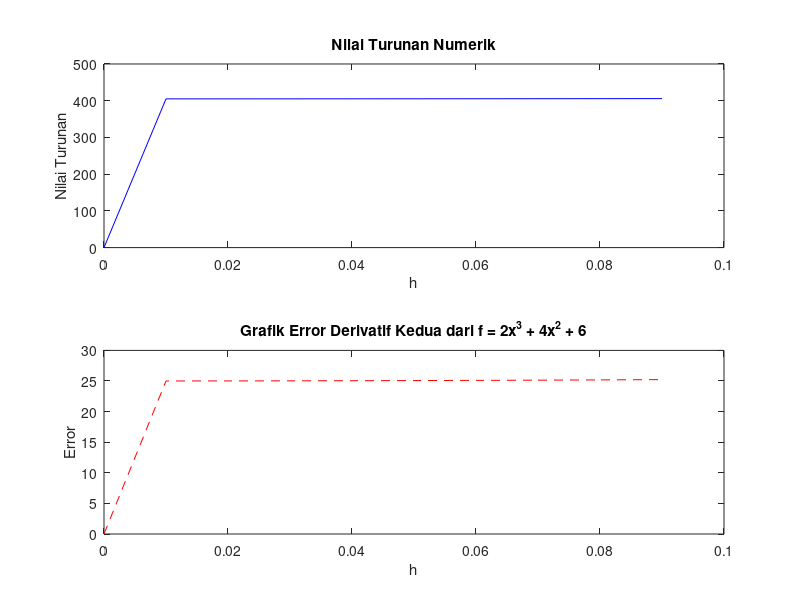

Recreate this plot in MATLAB.
clc; clear;
function f = fx(x)
    f = x^5;
end

h(1) = 0;
x0 = 3;
eksak = 324;
for i = 2:10
    h(i) = h(i-1) + 0.01;
    diff = (fx(x0 + h(i)) - fx(x0 - h(i))) / (2 * h(i));
    error(i) = abs(diff - eksak) * 100 / abs(eksak);
    hasil_turunan(i) = diff;
    display(['nilai turunan dengan h = ', num2str(h(i)), ' adalah ', num2str(hasil_turunan(i))])
    %display(['nilai error dengan h = ', num2str(h(i)), ' adalah ', num2str(error(i))])
end

subplot(2,1,1); %plot nilai turunan dari iterasi nilai h
plot(h, hasil_turunan, 'b-');
title('Nilai Turunan Numerik');
xlabel('h');
ylabel('Nilai Turunan');

subplot(2,1,2); %plot nilai error dari iterasi nilai h
plot(h, error, 'r--');
title('Grafik Error Derivatif Kedua dari f = 2x^3 + 4x^2 + 6');
xlabel('h');
ylabel('Error');
